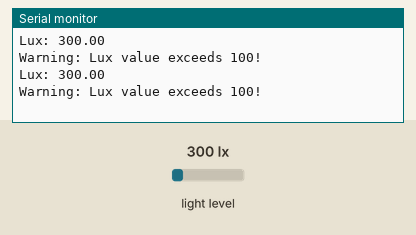
Recording of a sketch running on a simulated Arduino Uno, built with avr-gcc and run on an emulated ATmega328P. On the bench: the last lines printed to the serial monitor. The inputs (shaded band) are chosen by the test bench; at power-on: light level 300 lx.

Above: at 1.2 s.
1.3 s: light level set to 107 lx
At 2.6 s:
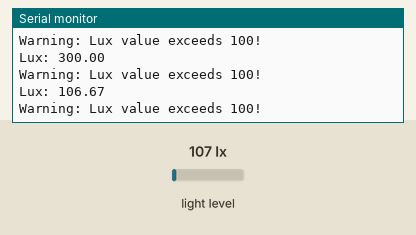
2.8 s: light level set to 90 lx
At 3.8 s:
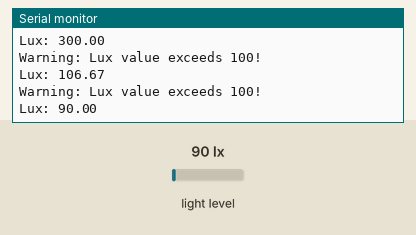
Timing chart, 0 to 5.8 s (numbered marks = the images above; inputs shaded):
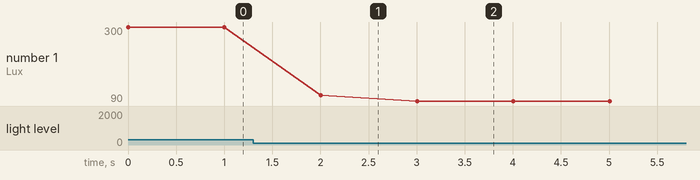

The sketch:

luxmeter.ino
```cpp
#include <Wire.h>
#include "Adafruit_TSL2591.h"

// Constants
const unsigned long TEN_SECONDS = 10000;            // 10 seconds in milliseconds
const unsigned long ONE_HOUR = 60 * 60 * 1000;      // 1 hour in milliseconds
const unsigned long TWO_HOURS = 2 * ONE_HOUR;       // 2 hours in milliseconds

// Create an instance of the Adafruit_TSL2591 class
Adafruit_TSL2591 tsl = Adafruit_TSL2591(2591);

// Variables to track lux warning state and timing
bool luxWarningShown = false;
unsigned long luxWarningStartTime = 0;

void setup() {
  Serial.begin(9600);

  // Initialize the TSL2591 sensor
  if (!tsl.begin()) {
    Serial.println("Couldn't find TSL2591 sensor!");
    while (1);
  }

  // Configure the gain and integration time
  tsl.setGain(TSL2591_GAIN_MED);
  tsl.setTiming(TSL2591_INTEGRATIONTIME_100MS);
}

void loop() {
  // Read the luminosity (lux) from the sensor
  uint32_t lum = tsl.getFullLuminosity();

  // Extract lux values from luminosity data
  uint16_t broadband = lum >> 16;
  uint16_t infrared = lum & 0xFFFF;

  // Calculate lux using sensor-specific algorithm
  float lux = tsl.calculateLux(broadband, infrared);

  // Print lux value to Serial Monitor
  Serial.print("Lux: ");
  Serial.println(lux);

  // Check if lux value exceeds 100
  if (lux > 100) {
    Serial.println("Warning: Lux value exceeds 100!");
  }

  // Check if lux value has been continuously high for specific durations
  if (lux > 100) {
    // If lux exceeds 100, check if warning has already been shown
    if (!luxWarningShown) {
      // If warning has not been shown, update the warning state and start time
      luxWarningShown = true;
      luxWarningStartTime = millis();
    } else {
      // If warning has been shown, check if it has been continuously high for specific durations
      unsigned long elapsedTime = millis() - luxWarningStartTime;
      if (elapsedTime >= TEN_SECONDS && elapsedTime < ONE_HOUR) {
        Serial.println("Warning: Lux value has been high for 10 seconds!");
        // Additional actions can be added here, such as sending a notification
      } else if (elapsedTime >= ONE_HOUR && elapsedTime < TWO_HOURS) {
        Serial.println("Warning: Lux value has been high for 1 hour!");
        // Additional actions can be added here, such as sending a notification
      } else if (elapsedTime >= TWO_HOURS) {
        Serial.println("Warning: Lux value has been high for 2 hours!");
        // Additional actions can be added here, such as sending a notification
      }
    }
  } else {
    // Reset warning state and start time if lux value is not high
    luxWarningShown = false;
    luxWarningStartTime = 0;
  }

  delay(1000); // Wait for 1 second before taking next reading
}
```

Measured:
- the behaviour switches between 101 and 100 lx on light level (found by bisection; images 1 and 2)
- after the input at 1.3 s, the serial monitor: prints a new line after 0.70 s (image 1)
- after the input at 2.8 s, the serial monitor: prints a new line after 0.21 s (image 2)
- plotted number 1: 300 → 106.67 after the input at 1.3 s, 106.67 → 90 after the input at 2.8 s
